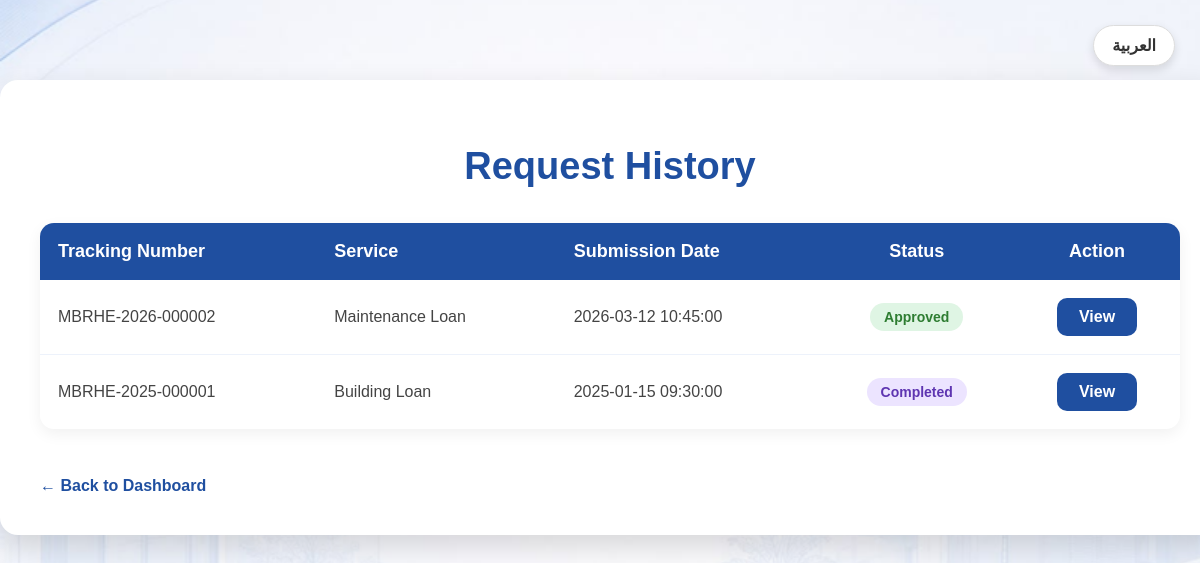
The app's page /customer/history.php?type=history (signed in) with its own data.
### tables this page shows
CREATE TABLE `servicerequest` (
  `RequestID` int NOT NULL AUTO_INCREMENT,
  `CustomerID` int NOT NULL,
  `ServiceID` int NOT NULL,
  `TrackingNumber` varchar(50) NOT NULL,
  `SubmissionDate` datetime NOT NULL DEFAULT CURRENT_TIMESTAMP,
  `Status` enum('Pending','In Progress','Approved','Rejected','Completed') NOT NULL DEFAULT 'Pending',
  PRIMARY KEY (`RequestID`),
  UNIQUE KEY `TrackingNumber` (`TrackingNumber`),
  KEY `FK_ServiceRequest_Customer` (`CustomerID`),
  KEY `FK_ServiceRequest_Service` (`ServiceID`),
  CONSTRAINT `FK_ServiceRequest_Customer` FOREIGN KEY (`CustomerID`) REFERENCES `customer` (`PersonID`) ON DELETE RESTRICT ON UPDATE CASCADE,
  CONSTRAINT `FK_ServiceRequest_Service` FOREIGN KEY (`ServiceID`) REFERENCES `service` (`ServiceID`) ON DELETE RESTRICT ON UPDATE CASCADE
);

CREATE TABLE `service` (
  `ServiceID` int NOT NULL AUTO_INCREMENT,
  `ServiceName` varchar(100) NOT NULL,
  `Description` varchar(500) NOT NULL,
  PRIMARY KEY (`ServiceID`)
);

### includes/language.php (called while the page is built, shortened)
<?php
$lang = require __DIR__ . "/../lang/" . $_SESSION["lang"] . ".php";
$dir = ($_SESSION["lang"] == "ar") ? "rtl" : "ltr";
?>

### customer/history.php (the view, shortened to what this page needs)
<?php
require_once "../config/database.php";
require_once "../includes/language.php";
$personID = $_SESSION["PersonID"];
$type = $_GET["type"] ?? "active";
if ($type == "history") {
    $statusCondition = "('Approved','Rejected','Completed')";
} else {
    $statusCondition = "('Pending','In Progress')";
    $title = "My Active Requests";
}
$sql = "
SELECT
sr.RequestID,
sr.TrackingNumber,
s.ServiceName,
sr.SubmissionDate,
sr.Status
FROM ServiceRequest sr
JOIN Service s
ON sr.ServiceID = s.ServiceID
WHERE sr.CustomerID = ?
AND sr.Status IN $statusCondition
ORDER BY sr.SubmissionDate DESC
";
$stmt = $pdo->prepare($sql);
$stmt->execute([$personID]);
$requests = $stmt->fetchAll(PDO::FETCH_ASSOC);
?>
<!DOCTYPE html>
<html lang="<?= $_SESSION["lang"] ?>" dir="<?= $dir ?>">
<head>
<link rel="stylesheet" href="../assets/css/style.css">
</head>
<body>
<div class="language-switch">
<?php if($_SESSION["lang"]=="en"){ ?>
<a class="language-btn"
href="../change_language.php?lang=ar&return=<?= urlencode($_SERVER['REQUEST_URI']) ?>">
العربية
</a>
<?php } ?>
</div>
<div class="container">
<h1><?= $type == "history" ? $lang["request_history"] : $lang["my_active_requests"] ?></h1>
<?php if(count($requests)==0){ ?>
<div class="empty-message">
<?php
if($type == "history"){
    echo $lang["no_completed_requests"];
}else{
    echo $lang["no_active_requests"];
}
?>
</div>
<?php } else { ?>
<table>
<thead>
<tr>
<th><?= $lang["tracking_number"] ?></th>
<th><?= $lang["service"] ?></th>
<th><?= $lang["submission_date"] ?></th>
<th><?= $lang["status"] ?></th>
<th><?= $lang["action"] ?></th>
</tr>
</thead>
<tbody>
<?php foreach($requests as $request){ ?>
<tr>
<td>
<?= htmlspecialchars($request["TrackingNumber"]) ?>
</td>
<td>
<?= htmlspecialchars($request["ServiceName"]) ?>
</td>
<td>
<?= htmlspecialchars($request["SubmissionDate"]) ?>
</td>
<td>
<?php
$status = htmlspecialchars($request["Status"]);
$class = "";
switch($status){
    case "Approved":
        $class = "status-approved";
        break;
    case "Completed":
        $class = "status-completed";
        break;
}
?>
<span class="<?= $class ?>">
    <?= $status ?>
</span>
</td>
<td>
<a class="button"
href="request_details.php?id=<?= $request["RequestID"] ?>">
<?= $lang["view"] ?>
</a>
</td>
</tr>
<?php } ?>
</tbody>
</table>
<?php } ?>
<br>
<a class="back-link" href="dashboard.php">
    ← <?= $lang["back_to_dashboard"] ?>
</a>
</div>
</body>
</html>

### assets/css/style.css (style rules this page uses)
body { margin:30; font-family:Arial, sans-serif; background-image:url("../images/background.png"); background-repeat:no-repeat; background-position:center center; background-size:cover; background-attachment:fixed; min-height:100vh; }

### customer/history.php (style rules this page uses)
body { margin:0; padding:40px 0; font-family:Arial,sans-serif; }
.container { width:1200px; max-width:95%; margin:40px auto; background:#fff; border-radius:18px; padding:40px; box-shadow:0 12px 30px rgba(0,0,0,.15); }
h1 { text-align:center; color:#1f4fa0; font-size:38px; margin-bottom:35px; }
table { width:100%; border-collapse:separate; border-spacing:0; overflow:hidden; border-radius:14px; box-shadow:0 5px 15px rgba(0,0,0,.06); }
th { background:#1f4fa0; color:#fff; padding:18px; text-align:left; font-size:18px; font-weight:700; }
td { padding:18px; border-bottom:1px solid #edf2fb; font-size:16px; color:#444; }
tr:last-child td { border-bottom:none; }
tbody tr { transition:.2s; }
.button { display:inline-block; background:#1f4fa0; color:#fff; text-decoration:none; padding:10px 22px; border-radius:10px; font-weight:bold; transition:.2s; }
.back-link { display:inline-block; margin-top:30px; color:#1f4fa0; text-decoration:none; font-weight:bold; font-size:16px; }
.status-pending, .status-progress, .status-approved, .status-rejected, .status-completed { display:inline-block; padding:6px 14px; border-radius:20px; font-weight:bold; font-size:14px; }
.status-approved { background:#dff5e4; color:#2e7d32; }
.status-completed { background:#ece4ff; color:#5e35b1; }
.language-switch { position:fixed; top:25px; right:25px; z-index:100; }
th:last-child, td:last-child { text-align:center; }
th:nth-child(4), td:nth-child(4) { text-align:center; }
.language-btn { display:inline-block; padding:10px 18px; background:#fff; color:#333; text-decoration:none; border-radius:25px; border:1px solid #ddd; box-shadow:0 4px 10px rgba(0,0,0,.12); font-weight:bold; transition:.2s; }

### records on screen
servicerequest: TrackingNumber "MBRHE-2026-000002", ServiceID.ServiceName "Maintenance Loan", SubmissionDate "2026-03-12 10:45:00", Status "Approved"
servicerequest: TrackingNumber "MBRHE-2025-000001", ServiceID.ServiceName "Building Loan", SubmissionDate "2025-01-15 09:30:00", Status "Completed"

### other values on screen
$lang["request_history"] "Request History"
$lang["tracking_number"] "Tracking Number"
$lang["service"] "Service"
$lang["submission_date"] "Submission Date"
$lang["status"] "Status"
$lang["action"] "Action"
$lang["back_to_dashboard"] "Back to Dashboard"
